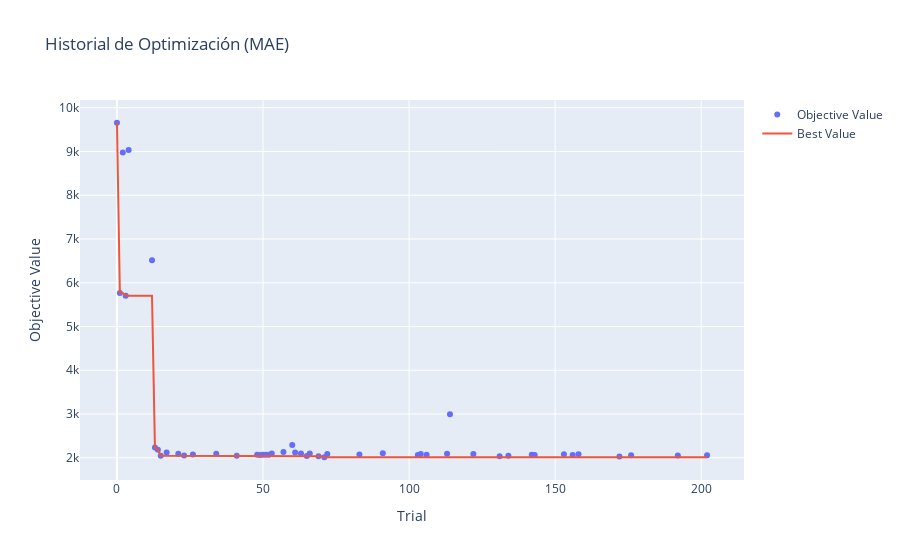
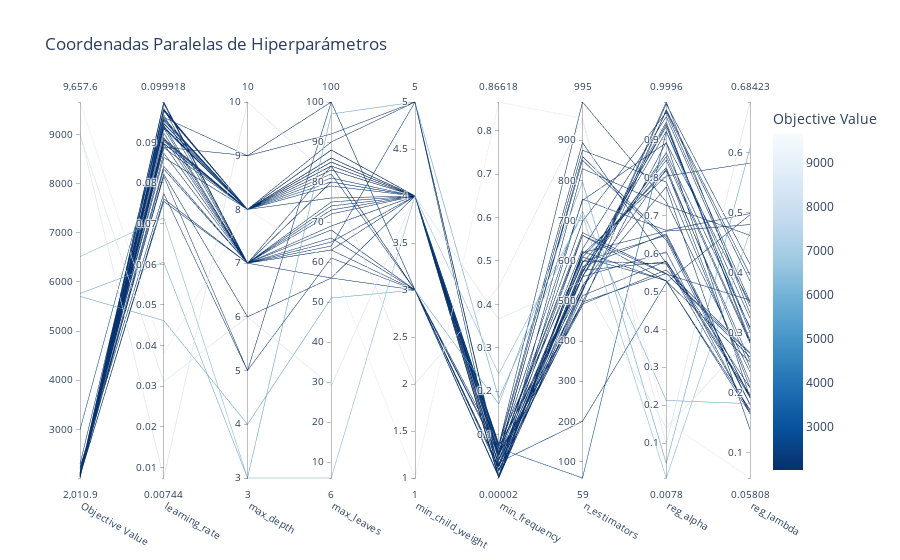
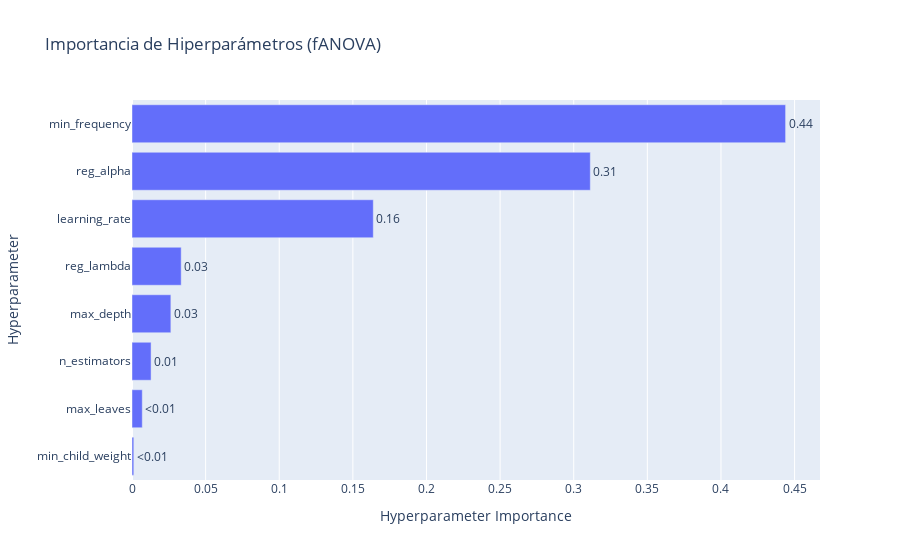

Notebook code for these charts, in order:
### Markdown cell above
## 5. Visualizaciones (5 puntos)

<p align="center">
  <img src="https://media.tenor.com/F-LgB1xTebEAAAAd/look-at-this-graph-nickelback.gif">
</p>


Satisfecho con su trabajo, Fiu le pregunta si es posible generar visualizaciones que permitan entender el entrenamiento de su modelo.

A partir del siguiente <a href = https://optuna.readthedocs.io/en/stable/tutorial/10_key_features/005_visualization.html#visualization>enlace</a>, genere las siguientes visualizaciones:

1. Gráfico de historial de optimización [1 punto]
2. Gráfico de coordenadas paralelas [1 punto]
3. Gráfico de importancia de hiperparámetros [1 punto]

Comente sus resultados:

4. ¿Desde qué *trial* se empiezan a observar mejoras notables en sus resultados? [0.5 puntos]
5. ¿Qué tendencias puede observar a partir del gráfico de coordenadas paralelas? [1 punto]
6. ¿Cuáles son los hiperparámetros con mayor importancia para la optimización de su modelo? [0.5 puntos]

### Code cell
# Inserte su código acá
# === Visualizaciones con Optuna ===

# 1) Tomar el estudio en memoria (prioriza el podado)
study_to_plot = None
for name in ("study_pruned", "study"):
    if name in globals() and isinstance(globals()[name], optuna.study.Study):
        study_to_plot = globals()[name]
        break
assert study_to_plot is not None, "No encontré un Study en memoria. Ejecuta antes la Sección 3/4."

print(f"Usando estudio: {study_to_plot.study_name}")

# 2) Gráficos (Plotly)
try:
    fig1 = vis.plot_optimization_history(study_to_plot)
    fig1.update_layout(title="Historial de Optimización (MAE)")
    fig1.show()

    fig2 = vis.plot_parallel_coordinate(
        study_to_plot,
        params=[
            "learning_rate","n_estimators","max_depth","max_leaves",
            "min_child_weight","reg_alpha","reg_lambda","min_frequency"
        ]
    )
    fig2.update_layout(title="Coordenadas Paralelas de Hiperparámetros")
    fig2.show()

    fig3 = vis.plot_param_importances(study_to_plot)
    fig3.update_layout(title="Importancia de Hiperparámetros (fANOVA)")
    fig3.show()

except Exception as e:
    raise RuntimeError(
        "No se pudo renderizar con Plotly."
    ) from e

### Figure 1 — Plotly figure (JSON) as saved in the notebook; plotly's stock layout.template omitted (floating-point values rounded to 4 significant figures; data arrays with more than 128 entries replaced by an {"elided": "..."} marker saying what was removed)
{"data": [{"mode": "markers", "name": "Objective Value", "type": "scatter", "x": [0, 1, 2, 3, 4, 12, 13, 14, 15, 17, 21, 23, 26, 34, 41, 48, 49, 50, 51, 52, 53, 57, 60, 61, 63, 65, 66, 69, 71, 72, 83, 91, 103, 104, 106, 113, 114, 122, 131, 134, 142, 143, 153, 156, 158, 172, 176, 192, 202], "y": [9658.0, 5764.0, 8977.0, 5705.0, 9037.0, 6514.0, 2232.0, 2184.0, 2044.0, 2119.0, 2092.0, 2052.0, 2075.0, 2092.0, 2047.0, 2068.0, 2062.0, 2069.0, 2068.0, 2065.0, 2095.0, 2129.0, 2292.0, 2120.0, 2096.0, 2041.0, 2097.0, 2032.0, 2011.0, 2086.0, 2075.0, 2101.0, 2064.0, 2083.0, 2069.0, 2089.0, 2992.0, 2084.0, 2031.0, 2047.0, 2069.0, 2062.0, 2079.0, 2063.0, 2077.0, 2031.0, 2056.0, 2050.0, 2055.0]}, {"mode": "lines", "name": "Best Value", "type": "scatter", "x": {"elided": "203 int values"}, "y": {"elided": "203 float values"}}, {"marker": {"color": "#cccccc"}, "mode": "markers", "name": "Infeasible Trial", "showlegend": false, "type": "scatter", "x": [], "y": []}], "layout": {"title": {"text": "Historial de Optimización (MAE)"}, "xaxis": {"title": {"text": "Trial"}}, "yaxis": {"title": {"text": "Objective Value"}}}}

### Figure 2 — Plotly figure (JSON) as saved in the notebook; plotly's stock layout.template omitted (floating-point values rounded to 4 significant figures)
{"data": [{"dimensions": [{"label": "Objective Value", "range": [2011.0, 9658.0], "values": [9658.0, 5764.0, 8977.0, 5705.0, 9037.0, 6514.0, 2232.0, 2184.0, 2044.0, 2119.0, 2092.0, 2052.0, 2075.0, 2092.0, 2047.0, 2068.0, 2062.0, 2069.0, 2068.0, 2065.0, 2095.0, 2129.0, 2292.0, 2120.0, 2096.0, 2041.0, 2097.0, 2032.0, 2011.0, 2086.0, 2075.0, 2101.0, 2064.0, 2083.0, 2069.0, 2089.0, 2992.0, 2084.0, 2031.0, 2047.0, 2069.0, 2062.0, 2079.0, 2063.0, 2077.0, 2031.0, 2056.0, 2050.0, 2055.0]}, {"label": "learning_rate", "range": [0.00744, 0.09992], "values": [0.03808, 0.06051, 0.03112, 0.04615, 0.00744, 0.07143, 0.07742, 0.08166, 0.08344, 0.08411, 0.08218, 0.07613, 0.07548, 0.08732, 0.08953, 0.08972, 0.09061, 0.08871, 0.08966, 0.0939, 0.09613, 0.0863, 0.09674, 0.09067, 0.08881, 0.0923, 0.09417, 0.09992, 0.09343, 0.09987, 0.09095, 0.0897, 0.09818, 0.09831, 0.09456, 0.09797, 0.09531, 0.09468, 0.0903, 0.09373, 0.09568, 0.0979, 0.09768, 0.09117, 0.09953, 0.09462, 0.0954, 0.09348, 0.09595]}, {"label": "max_depth", "range": [3, 10], "values": [8, 3, 6, 4, 10, 3, 5, 5, 7, 7, 6, 7, 7, 7, 7, 8, 8, 8, 8, 8, 9, 8, 7, 8, 9, 7, 7, 7, 7, 7, 8, 8, 8, 7, 8, 8, 8, 8, 8, 8, 8, 8, 8, 7, 7, 8, 8, 8, 8]}, {"label": "max_leaves", "range": [6, 100], "values": [60, 97, 29, 51, 81, 6, 100, 61, 63, 65, 56, 56, 72, 66, 68, 84, 86, 88, 86, 84, 92, 90, 64, 82, 100, 75, 69, 63, 73, 74, 86, 84, 79, 80, 83, 88, 80, 86, 85, 83, 85, 85, 85, 84, 80, 85, 88, 81, 76]}, {"label": "min_child_weight", "range": [1, 5], "values": [1, 5, 4, 3, 2, 4, 3, 3, 3, 4, 3, 4, 4, 3, 3, 3, 4, 4, 4, 4, 5, 5, 5, 3, 3, 4, 4, 4, 4, 4, 4, 3, 4, 4, 4, 4, 4, 4, 4, 4, 4, 4, 4, 4, 4, 4, 4, 4, 4]}, {"label": "min_frequency", "range": [2.355e-05, 0.8662], "values": [0.8662, 0.1834, 0.3664, 0.1705, 0.4402, 0.2397, 0.00447, 0.001662, 0.002414, 0.00476, 0.06935, 0.07485, 0.07558, 0.05902, 0.05418, 0.02533, 0.0008412, 0.0174, 0.02765, 0.02709, 0.003642, 0.04068, 0.03603, 0.02745, 0.02005, 0.04396, 0.079, 0.05156, 0.05013, 0.05979, 0.05601, 0.02505, 2.355e-05, 0.07254, 0.01592, 0.04274, 0.06838, 0.01623, 0.05383, 0.02857, 0.0005692, 0.0007161, 0.04298, 0.05361, 0.05665, 0.0004504, 0.06568, 0.03048, 0.0323]}, {"label": "n_estimators", "range": [59, 995], "values": [954, 723, 549, 796, 952, 714, 753, 829, 620, 616, 875, 894, 995, 850, 859, 580, 559, 571, 570, 525, 523, 528, 200, 561, 498, 595, 609, 698, 629, 750, 670, 575, 538, 535, 585, 488, 59, 513, 663, 663, 623, 609, 561, 492, 497, 576, 560, 599, 598]}, {"label": "reg_alpha", "range": [0.007758, 0.9996], "values": [0.156, 0.2123, 0.1395, 0.04645, 0.09767, 0.007758, 0.6609, 0.7268, 0.659, 0.8042, 0.7883, 0.5741, 0.7365, 0.6356, 0.641, 0.8556, 0.9407, 0.9349, 0.9466, 0.9761, 0.9944, 0.9996, 0.5228, 0.8656, 0.8932, 0.8266, 0.8184, 0.972, 0.961, 0.8916, 0.5471, 0.8464, 0.8222, 0.7756, 0.6516, 0.9795, 0.9215, 0.5796, 0.5273, 0.5455, 0.5273, 0.5287, 0.9223, 0.5564, 0.5472, 0.578, 0.6043, 0.5724, 0.648]}, {"label": "reg_lambda", "range": [0.05808, 0.6842], "values": [0.05808, 0.1818, 0.2921, 0.6075, 0.6842, 0.4687, 0.4985, 0.4621, 0.4801, 0.5824, 0.2178, 0.1683, 0.2349, 0.1801, 0.1939, 0.286, 0.2877, 0.3007, 0.2832, 0.3863, 0.414, 0.3323, 0.4964, 0.3094, 0.1916, 0.2419, 0.253, 0.352, 0.3437, 0.3498, 0.2651, 0.2829, 0.2084, 0.1389, 0.1921, 0.3963, 0.3068, 0.2084, 0.2509, 0.3542, 0.1716, 0.1656, 0.3242, 0.2668, 0.2595, 0.1962, 0.165, 0.1928, 0.1808]}], "labelangle": 30, "labelside": "bottom", "line": {"color": [9658.0, 5764.0, 8977.0, 5705.0, 9037.0, 6514.0, 2232.0, 2184.0, 2044.0, 2119.0, 2092.0, 2052.0, 2075.0, 2092.0, 2047.0, 2068.0, 2062.0, 2069.0, 2068.0, 2065.0, 2095.0, 2129.0, 2292.0, 2120.0, 2096.0, 2041.0, 2097.0, 2032.0, 2011.0, 2086.0, 2075.0, 2101.0, 2064.0, 2083.0, 2069.0, 2089.0, 2992.0, 2084.0, 2031.0, 2047.0, 2069.0, 2062.0, 2079.0, 2063.0, 2077.0, 2031.0, 2056.0, 2050.0, 2055.0], "colorbar": {"title": {"text": "Objective Value"}}, "colorscale": [[0, "rgb(247,251,255)"], [0.125, "rgb(222,235,247)"], [0.25, "rgb(198,219,239)"], [0.375, "rgb(158,202,225)"], [0.5, "rgb(107,174,214)"], [0.625, "rgb(66,146,198)"], [0.75, "rgb(33,113,181)"], [0.875, "rgb(8,81,156)"], [1, "rgb(8,48,107)"]], "reversescale": true, "showscale": true}, "type": "parcoords"}], "layout": {"title": {"text": "Coordenadas Paralelas de Hiperparámetros"}}}

### Figure 3 — Plotly figure (JSON) as saved in the notebook; plotly's stock layout.template omitted (floating-point values rounded to 4 significant figures)
{"data": [{"cliponaxis": false, "hovertemplate": ["min_child_weight (IntDistribution): 0.001212380362252342<extra></extra>", "max_leaves (IntDistribution): 0.006983115603169986<extra></extra>", "n_estimators (IntDistribution): 0.01295918691895225<extra></extra>", "max_depth (IntDistribution): 0.02639079542293077<extra></extra>", "reg_lambda (FloatDistribution): 0.03340912513182121<extra></extra>", "learning_rate (FloatDistribution): 0.16387518768699744<extra></extra>", "reg_alpha (FloatDistribution): 0.31126783136257985<extra></extra>", "min_frequency (FloatDistribution): 0.4439023775112962<extra></extra>"], "name": "Objective Value", "orientation": "h", "text": ["<0.01", "<0.01", "0.01", "0.03", "0.03", "0.16", "0.31", "0.44"], "textposition": "outside", "type": "bar", "x": [0.001212, 0.006983, 0.01296, 0.02639, 0.03341, 0.1639, 0.3113, 0.4439], "y": ["min_child_weight", "max_leaves", "n_estimators", "max_depth", "reg_lambda", "learning_rate", "reg_alpha", "min_frequency"]}], "layout": {"title": {"text": "Importancia de Hiperparámetros (fANOVA)"}, "xaxis": {"title": {"text": "Hyperparameter Importance"}}, "yaxis": {"title": {"text": "Hyperparameter"}}}}
